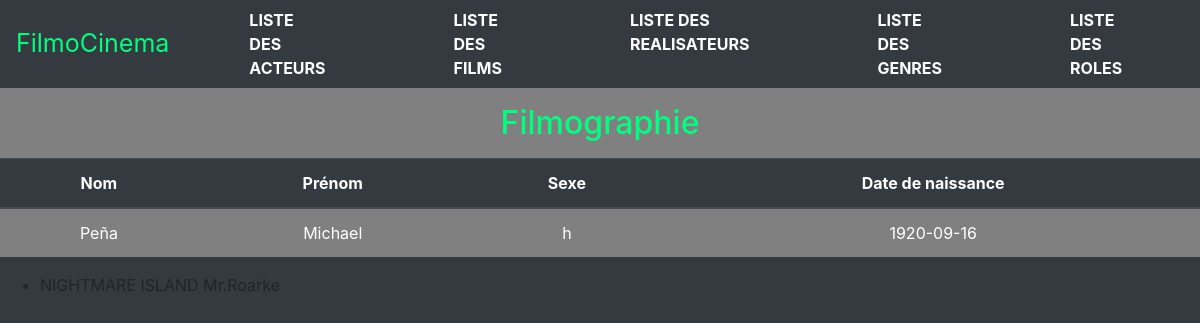
The page /index.php?action=detailActeurs&id=1 on the database its author committed.
### tables this page shows
CREATE TABLE IF NOT EXISTS `acteur` (
  `id_acteur` int(11) NOT NULL AUTO_INCREMENT,
  `nom_acteur` varchar(50) NOT NULL,
  `prenom_acteur` varchar(50) NOT NULL,
  `sexe` varchar(50) NOT NULL,
  `date_naissance` date NOT NULL,
  PRIMARY KEY (`id_acteur`)
);

CREATE TABLE IF NOT EXISTS `film` (
  `id_film` int(11) NOT NULL AUTO_INCREMENT,
  `titre` varchar(50) NOT NULL,
  `annee` year(4) NOT NULL,
  `synopsis` varchar(5000) DEFAULT NULL,
  `duree` int(11) NOT NULL DEFAULT '0',
  `affiche` varchar(500) DEFAULT NULL,
  `note` varchar(50) DEFAULT NULL,
  `id_real` int(11) NOT NULL,
  PRIMARY KEY (`id_film`),
  KEY `Film_Realisateur_FK` (`id_real`),
  CONSTRAINT `Film_Realisateur_FK` FOREIGN KEY (`id_real`) REFERENCES `realisateur` (`id_real`)
);

CREATE TABLE IF NOT EXISTS `role` (
  `id_role` int(11) NOT NULL AUTO_INCREMENT,
  `nom_role` varchar(50) NOT NULL,
  PRIMARY KEY (`id_role`)
);

### Controller/ActeurController.php (called while the page is built, shortened)
<?php
class ActeurController
{
    public function findOneById($id)
    {
        $dao = new DAO();
        $sql = 'SELECT prenom_acteur, nom_acteur, sexe, date_naissance
        FROM acteur a
        WHERE a.id_acteur = :id';
        $detailActeurs = $dao->executerRequete($sql,[":id" => $id]);
        $filmographies = $this->getFilmographie($id);
         require "View/acteur/detailActeurs.php";
    }
    public function getFilmographie($id)
    {
        $dao = new DAO();
        $sql = 'SELECT a.id_acteur, titre, nom_role
        FROM film f, casting c, acteur a, role r
        WHERE f.id_film = c.id_film
        AND a.id_acteur = c.id_acteur
        AND c.id_role = r.id_role
        AND a.id_acteur = :id';
        $filmographies = $dao->executerRequete($sql, [":id" => $id]);
        return $filmographies;
    }
}

### BDD/DAO.php (called while the page is built, shortened)
<?php
class DAO
{
    private $bdd;
    public function __construct()
    {
        $this->bdd = new PDO('mysql:host=localhost;dbname=cinema;charset=utf8', 'root', '');
    }
    public function executerRequete($sql, $params = NULL)
    {
        if ($params == NULL) {
            $resultat = $this->bdd->query($sql);
        } else {
            $resultat = $this->bdd->prepare($sql);
            $resultat->execute($params);
        }
        return $resultat;
    }
}

### View/acteur/detailActeurs.php (the view, shortened to what this page needs)
<?php
$detailActeur = $detailActeurs->fetch();
?>
<h2>Filmographie</h2>
<table class="table table-dark">
    <thead>
        <tr>
            <th scope="col">Nom</th>
            <th scope="col">Prénom</th>
            <th scope="col">Sexe</th>
            <th scope="col">Date de naissance</th>
        </tr>
    </thead>
    <tbody>
        <?php
echo '<tr><td>' . $detailActeur['nom_acteur'] . '</td>';
echo '<td>' . $detailActeur['prenom_acteur'] . '</td>';
echo '<td>' . $detailActeur['sexe'] . '</td>';
echo '<td>' . $detailActeur['date_naissance'] . '</td></tr>';
?>
</table>
<ul>
    <?php
    if($filmographies->rowCount() == 0) {
        echo "Pas de films pour cet acteur";
    } else{
        while($filmographie = $filmographies->fetch())
        {
            echo '<li>'. $filmographie['titre']. ' ' .$filmographie['nom_role']. '</li>';
        }
    }
?>
</ul>
<?php
require "View/template.php";

### Public/css/style.css (style rules this page uses)
h2 { text-align: center; color: springgreen; background-color: gray; margin: 0; padding: 0.5em; }
thead { text-align: center; background-color: #343a40; }
tbody { text-align: center; }
.table-dark { background-color: gray; }
body { background: #343a40; }

### rows shown on the page
acteur: nom_acteur "Peña", prenom_acteur "Michael", sexe "h", date_naissance "1920-09-16"
film: titre "NIGHTMARE ISLAND", role.nom_role "Mr.Roarke"
